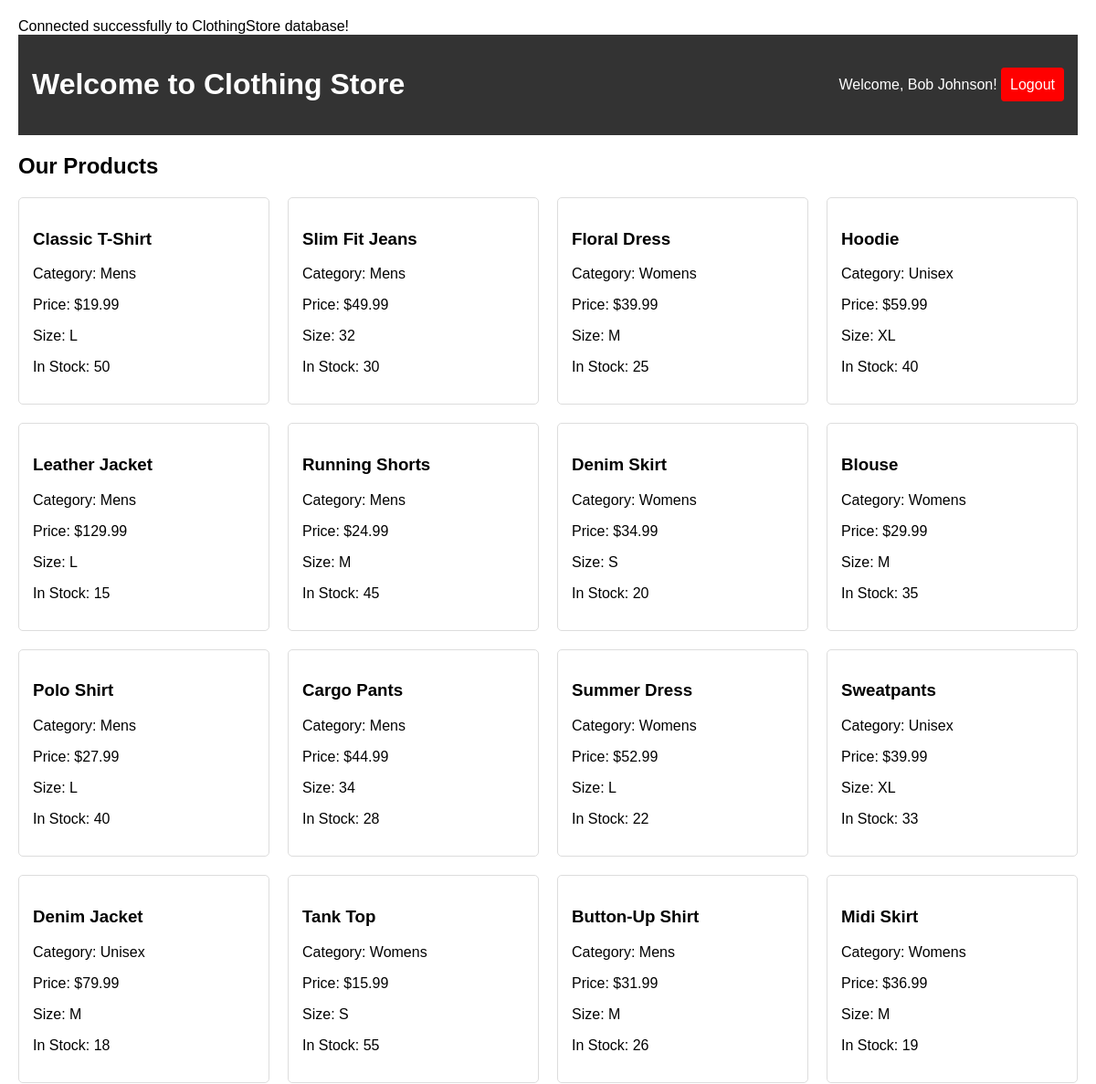
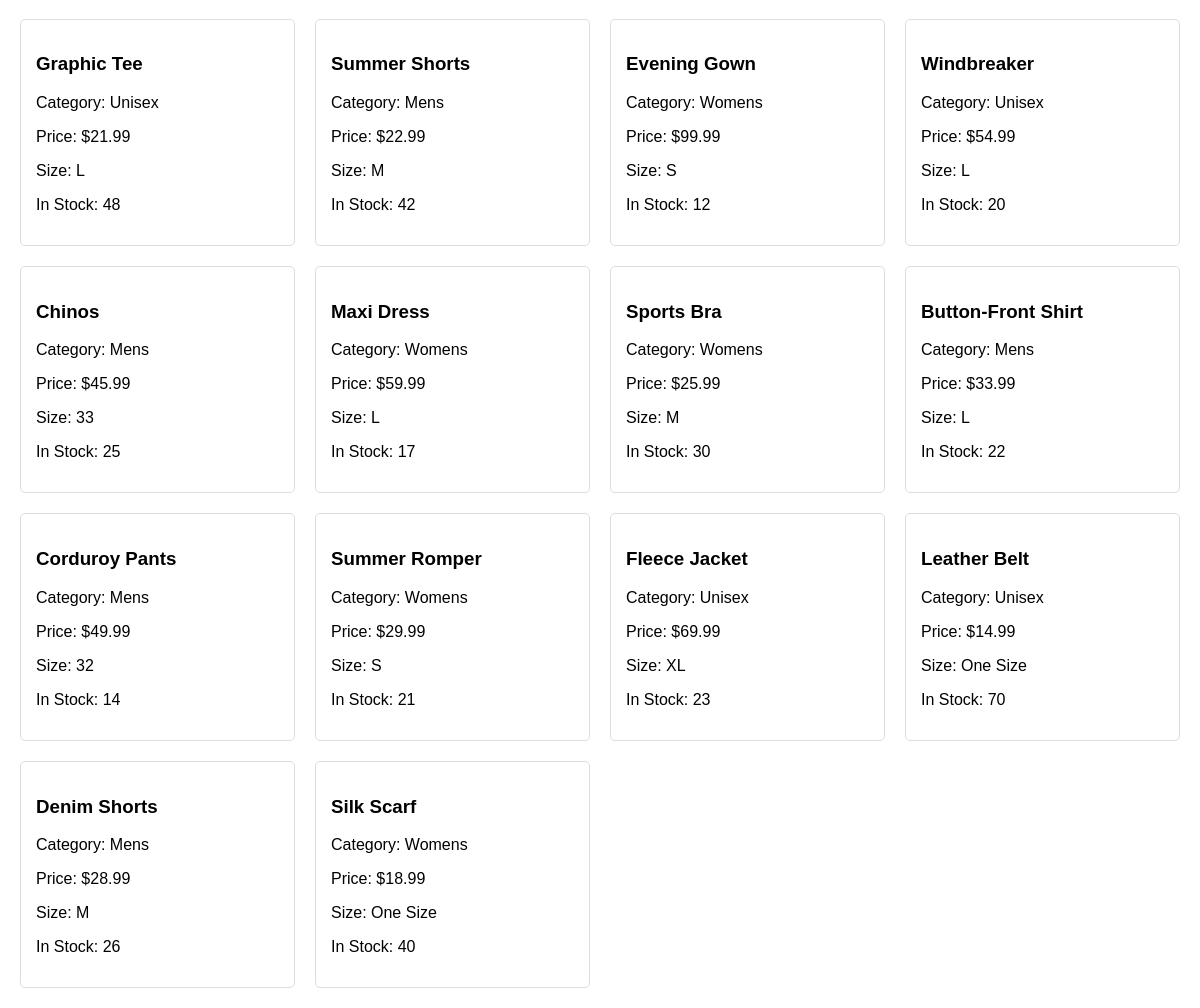
The app's page / (signed in) with its own data (2 pictures, top to bottom).
### tables this page shows
CREATE TABLE tblClothes (
    clothes_id INT(11) AUTO_INCREMENT PRIMARY KEY,
    name VARCHAR(100) NOT NULL,
    category VARCHAR(50) NOT NULL,
    price DECIMAL(10,2) NOT NULL,
    size VARCHAR(10),
    quantity INT(11) DEFAULT 0,
    description TEXT
);

### index.php (the view, shortened to what this page needs)
<?php
include 'DBConn.php';
?>
<!DOCTYPE html>
<html lang="en">
<head>
</head>
<body>
    <div class="header">
        <h1>Welcome to Clothing Store</h1>
        <div>
            Welcome, <?php echo $_SESSION['full_name']; ?>!
            <a href="logout.php" class="btn-logout">Logout</a>
        </div>
    </div>
    <h2>Our Products</h2>
    <div class="products">
        <?php
        $products = $conn->query("SELECT * FROM tblClothes")->fetchAll();
        foreach ($products as $product):
        ?>
        <div class="product">
            <h3><?php echo htmlspecialchars($product['name']); ?></h3>
            <p>Category: <?php echo $product['category']; ?></p>
            <p>Price: $<?php echo $product['price']; ?></p>
            <p>Size: <?php echo $product['size']; ?></p>
            <p>In Stock: <?php echo $product['quantity']; ?></p>
        </div>
        <?php endforeach; ?>
    </div>
</body>
</html>

### index.php (style rules this page uses)
body { font-family: Arial, sans-serif; margin: 20px; }
.header { display: flex; justify-content: space-between; align-items: center; background-color: #333; color: white; padding: 15px; }
.products { display: grid; grid-template-columns: repeat(auto-fill, minmax(250px, 1fr)); gap: 20px; margin-top: 20px; }
.product { border: 1px solid #ddd; padding: 15px; border-radius: 5px; }
.btn-logout { background-color: red; color: white; padding: 10px; text-decoration: none; border-radius: 4px; }

### records on screen
tblclothes: name "Classic T-Shirt", category "Mens", price "19.99", size "L", quantity "50"
tblclothes: name "Slim Fit Jeans", category "Mens", price "49.99", size "32", quantity "30"
tblclothes: name "Floral Dress", category "Womens", price "39.99", size "M", quantity "25"
tblclothes: name "Hoodie", category "Unisex", price "59.99", size "XL", quantity "40"
tblclothes: name "Leather Jacket", category "Mens", price "129.99", size "L", quantity "15"
tblclothes: name "Running Shorts", category "Mens", price "24.99", size "M", quantity "45"
tblclothes: name "Denim Skirt", category "Womens", price "34.99", size "S", quantity "20"
tblclothes: name "Blouse", category "Womens", price "29.99", size "M", quantity "35"
tblclothes: name "Polo Shirt", category "Mens", price "27.99", size "L", quantity "40"
tblclothes: name "Cargo Pants", category "Mens", price "44.99", size "34", quantity "28"
tblclothes: name "Summer Dress", category "Womens", price "52.99", size "L", quantity "22"
tblclothes: name "Sweatpants", category "Unisex", price "39.99", size "XL", quantity "33"
tblclothes: name "Denim Jacket", category "Unisex", price "79.99", size "M", quantity "18"
tblclothes: name "Tank Top", category "Womens", price "15.99", size "S", quantity "55"
tblclothes: name "Button-Up Shirt", category "Mens", price "31.99", size "M", quantity "26"
tblclothes: name "Midi Skirt", category "Womens", price "36.99", size "M", quantity "19"
tblclothes: name "Graphic Tee", category "Unisex", price "21.99", size "L", quantity "48"
tblclothes: name "Summer Shorts", category "Mens", price "22.99", size "M", quantity "42"
tblclothes: name "Evening Gown", category "Womens", price "99.99", size "S", quantity "12"
tblclothes: name "Windbreaker", category "Unisex", price "54.99", size "L", quantity "20"
tblclothes: name "Chinos", category "Mens", price "45.99", size "33", quantity "25"
tblclothes: name "Maxi Dress", category "Womens", price "59.99", size "L", quantity "17"
tblclothes: name "Sports Bra", category "Womens", price "25.99", size "M", quantity "30"
tblclothes: name "Button-Front Shirt", category "Mens", price "33.99", size "L", quantity "22"
tblclothes: name "Corduroy Pants", category "Mens", price "49.99", size "32", quantity "14"
tblclothes: name "Summer Romper", category "Womens", price "29.99", size "S", quantity "21"
tblclothes: name "Fleece Jacket", category "Unisex", price "69.99", size "XL", quantity "23"
tblclothes: name "Leather Belt", category "Unisex", price "14.99", size "One Size", quantity "70"
tblclothes: name "Denim Shorts", category "Mens", price "28.99", size "M", quantity "26"
tblclothes: name "Silk Scarf", category "Womens", price "18.99", size "One Size", quantity "40"

### other values on screen
$_SESSION['full_name'] "Bob Johnson"
